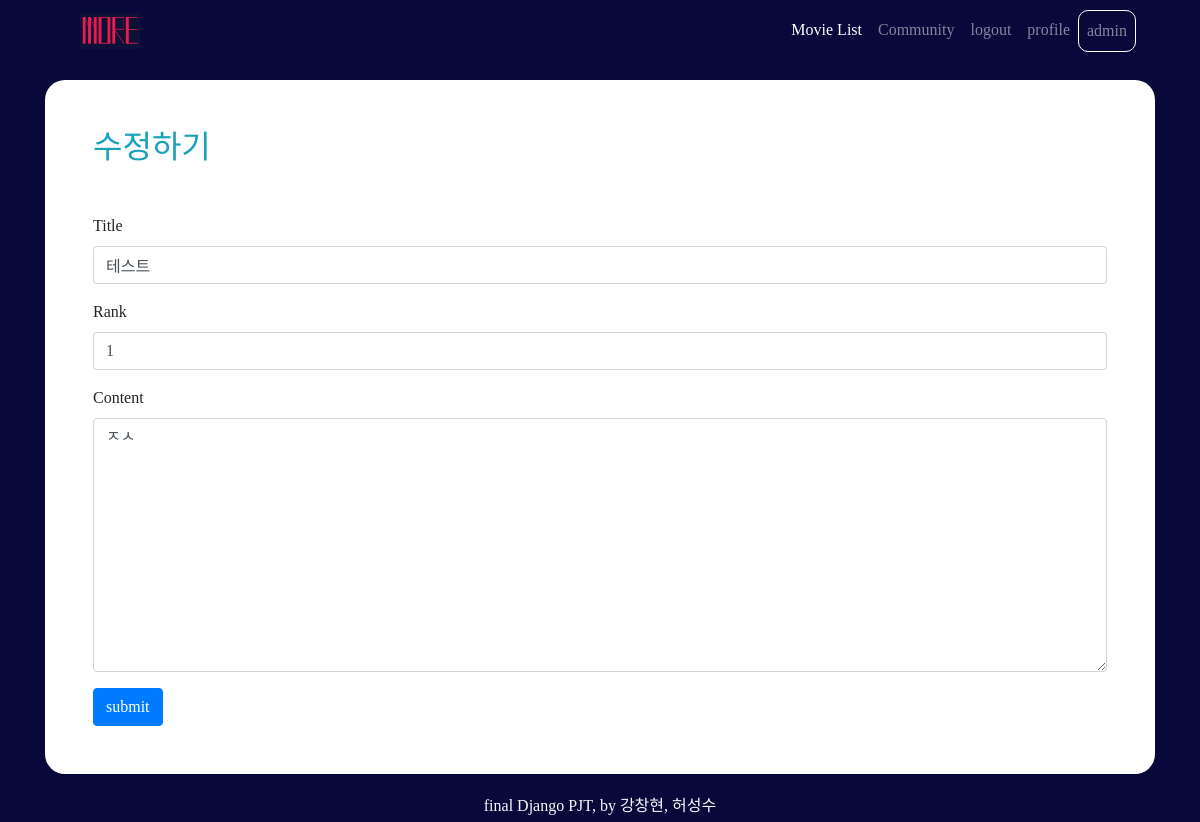
The page /movies/118/8/update/ (signed in) on the database its author committed.
### accounts/models.py (models this page shows)
class User(AbstractUser):
    followers = models.ManyToManyField(settings.AUTH_USER_MODEL,related_name='followings')

### movies/models.py (models this page shows)
class Review(models.Model):
    title = models.CharField(max_length=100)
    movie = models.ForeignKey(Movie, on_delete=models.CASCADE)
    rank = models.IntegerField()
    content = models.TextField()
    created_at = models.DateTimeField(auto_now_add=True)
    updated_at = models.DateTimeField(auto_now=True)
    user = models.ForeignKey(settings.AUTH_USER_MODEL, on_delete=models.CASCADE)

### movies/views.py (the view)
# urls.py: path('<int:pk>/<int:review_pk>/update/', views.review_update, name='review_update'),
@login_required
def review_update(request, pk, review_pk):
    movie = get_object_or_404(Movie, pk=pk)
    review = get_object_or_404(Review, pk=review_pk)
    if request.user == review.user:
        if request.method == 'POST':
            form = ReviewForm(request.POST, instance=review)
            if form.is_valid():
                review = form.save(commit=False)
                review.movie = movie
                review.save()
                return redirect('movies:review_detail', review.movie.pk, review.pk)
        else:
            form = ReviewForm(instance=review)
        context = {
            'form' : form,
        }
        return render(request, 'movies/review_form.html', context)
    else:
        return redirect('movies:review_detail', review_pk)

### movies/forms.py
class ReviewForm(forms.ModelForm):
    rank = forms.IntegerField(max_value=10, min_value=0)
    class Meta:
        model = Review
        fields = ('title', 'rank', 'content',)

### movies/templates/movies/review_form.html (shortened to what this page needs)
{% extends 'base.html' %}
{% load bootstrap4 %}
{% block content %}
<div class='bg-white my-3 container p-5' style="border-radius: 20px;">
    {% if request.resolver_match.url_name == 'review_create' %}
        <h2 class='mb-5 text-info'>리뷰 쓰기</h2>
    {% else %}
        <h2 class='mb-5 text-info'>수정하기</h2>
    {% endif %}
    <form action="" method="POST">
        {% bootstrap_form form %}
        <button class='btn btn-primary'>submit</button>
    </form>
</div>
{% endblock %}

### templates/base.html (shortened to what this page needs)
<!DOCTYPE html>
{% load bootstrap4 %}
<html lang="ko">
<head>
    <link rel="stylesheet" href="https://stackpath.bootstrapcdn.com/bootstrap/4.4.1/css/bootstrap.min.css">
    <link rel="stylesheet" href="https://use.fontawesome.com/releases/v5.13.0/css/all.css">
</head>
<body>
    <nav class="navbar fixed-top navbar-expand-lg navbar-dark mx-5 pt-2">
        <a class="navbar-brand ml-3" href="{% url 'movies:index' %}">
          <img src="/media/logo.jpg" width="60" height="36" class="d-inline-block align-top" alt="" loading="lazy">
        </a>
      <div class="collapse navbar-collapse" id="navbarNav">
        <ul class="navbar-nav ml-auto">
          <li class="nav-item active ml-auto">
            <a class="nav-link" href="{% url 'movies:index' %}">Movie List <span class="sr-only">(current)</span></a>
          </li>
          <li class="nav-item ml-auto">
            <a class="nav-link" href="{% url 'movies:community' %}">Community</a>
          </li>
          <li class="nav-item ml-auto">
            {% if request.user.is_authenticated %}
            <a class="nav-link" href="{% url 'accounts:logout' %}">logout </a>
          </li>
          <li class="nav-item ml-auto">
            <a class="nav-link" href="{% url 'accounts:detail' request.user.username %}">profile</a>
          </li>
          <li class="nav-item ml-auto">
            <a class="nav-link" href="{% url 'accounts:detail' request.user.username %}"
              style=" border: 1px solid white; border-radius: 10px;">{{ request.user.username }}</a>
          </li>
          {% endif %}
        </ul>
      </div>
    </nav>
    <div class='container mt-3 pt-5'>
        {% block content %}
        {% endblock %}
    </div>
</body>
<footer class="fixed-bottom text-center text-light d-flex justify-content-center align-items-center pt-1">
    <p class="mb-1">final Django PJT, by 강창현, 허성수</p>
</footer>
</html>

### templates/base.html (style rules this page uses)
body, footer, nav { background-color: rgb(8, 8, 59); font-family: 'MaplestoryOTFBold'; }

### rows shown on the page
User: user.username "admin"
Review: title "테스트", rank "1", content "ㅈㅅ"
